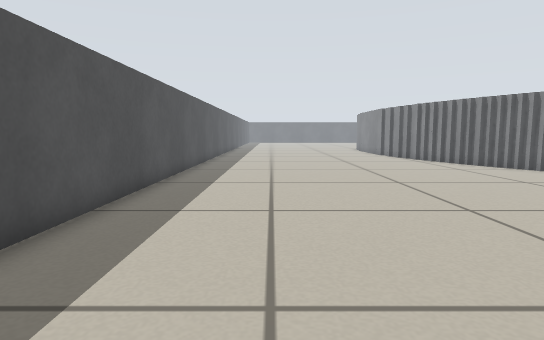
[1] (above)

19 first-person views from a walk through a world built for the Player/Stage simulator. The camera is 0.39 m above the floor, tilts 6° down and sees 75° across. Floor lines are 1 m apart. The floor is counted in squares, 0.25 m on a side. Each view is taken from the middle of a square. On the plan, view 1 faces up. The plan holds only what a view shows up to about 16 squares ahead; the rest is blank. The place goes on beyond the plan. Robots are left out.

[2]
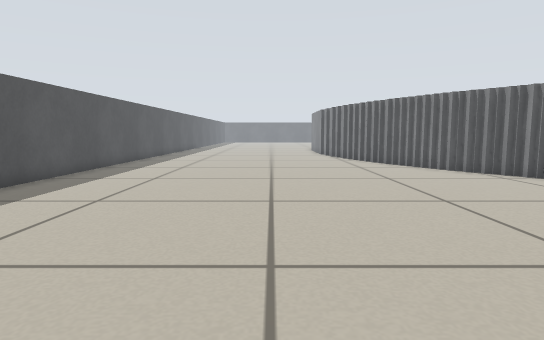

[3]
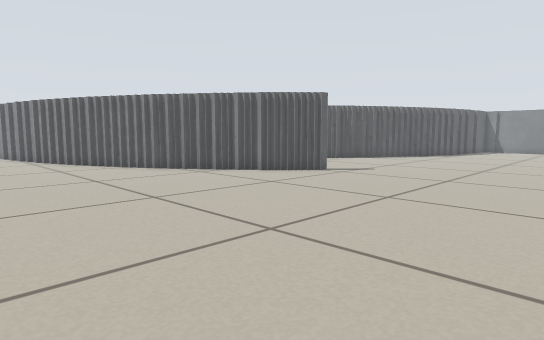

[4]
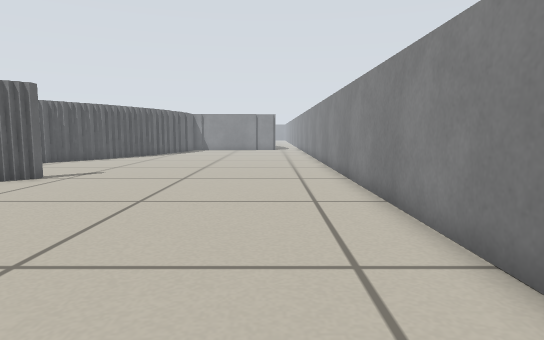

[5]
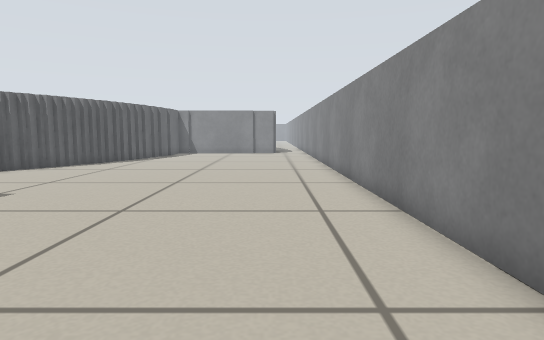

[6]
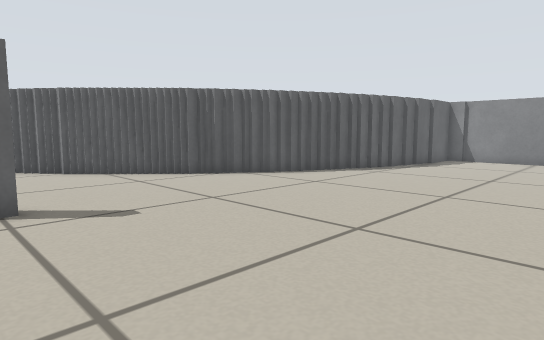

[7]
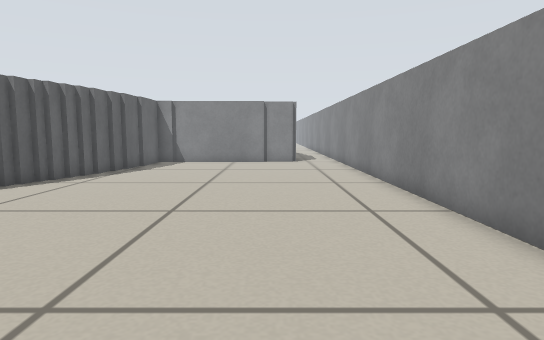

[8]
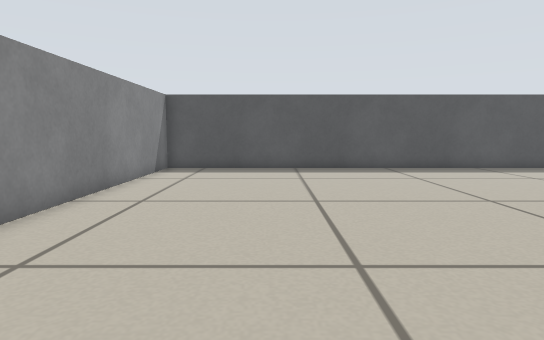

[9]
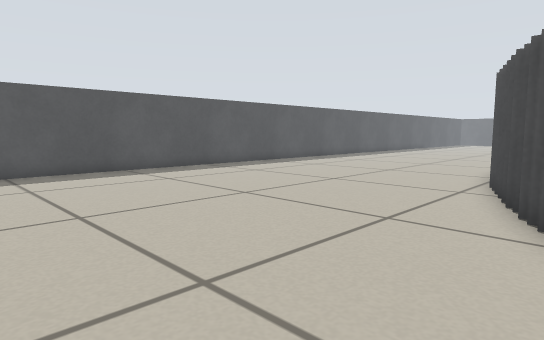

[10]
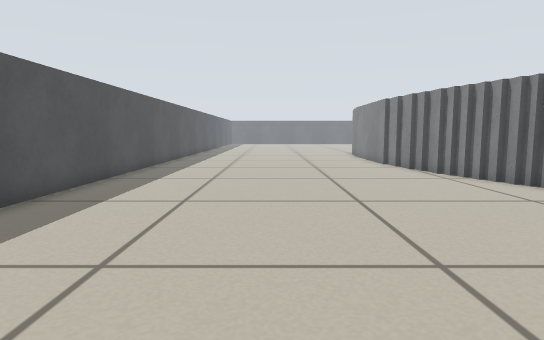

[11]
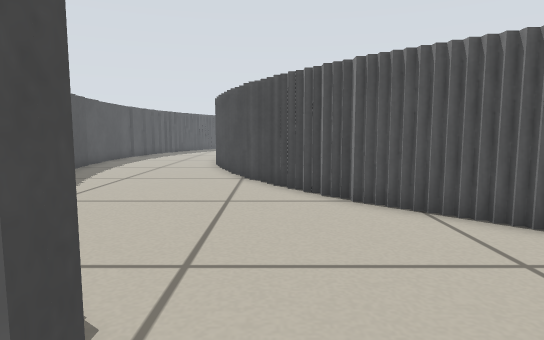

[12]
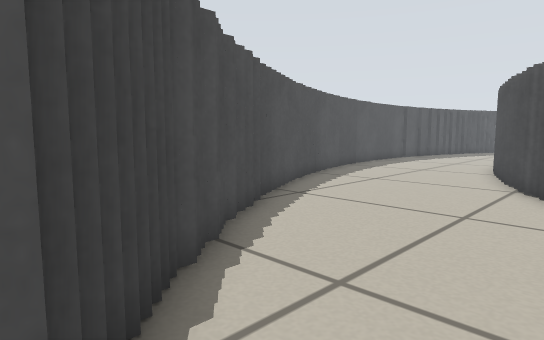

[13]
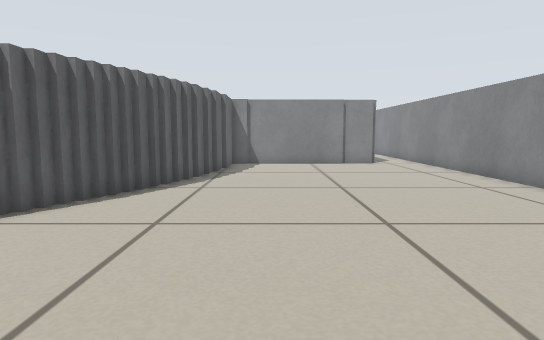

[14]
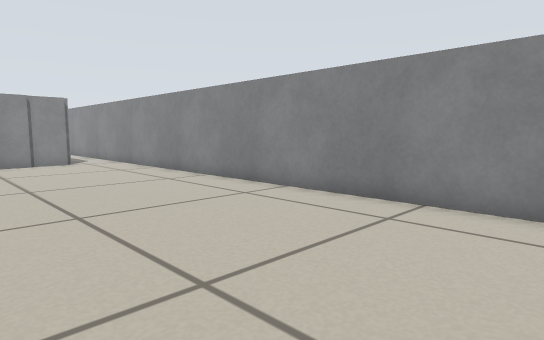

[15]
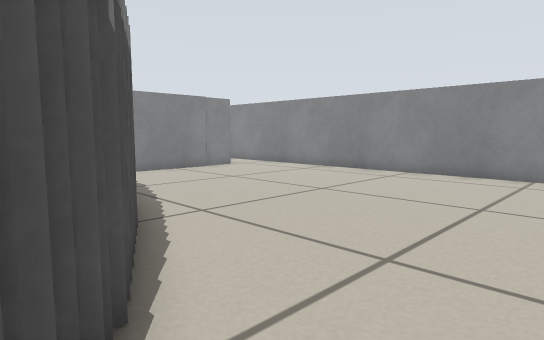

[16]
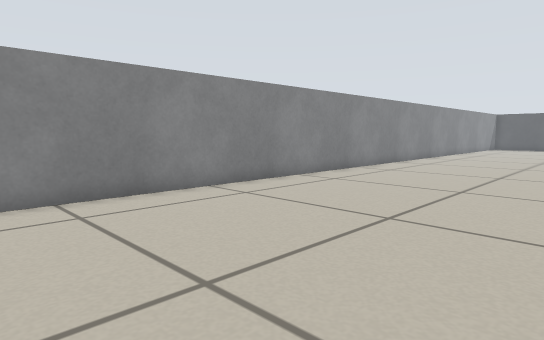

[17]
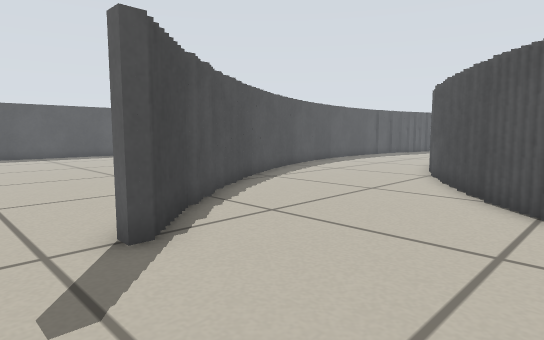

[18]
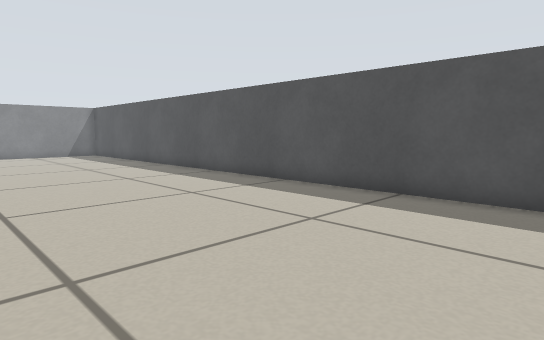

[19]
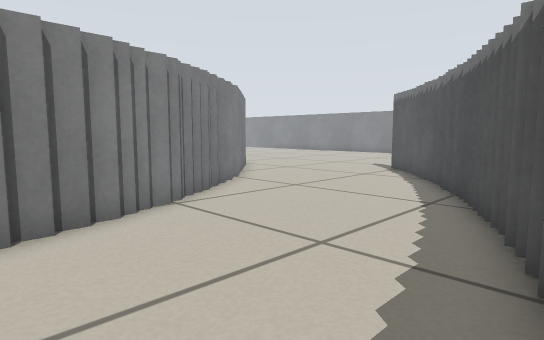

### Floor plan
Points are (right, up) in squares from view 1. A wall is a line through its corners. A room is listed if a view was taken in it or the views show most of it. See-through windows are left out.
Room 1 (views 1, 2, 3, 4, 5, 6, 7, 8, 9, 10, 11, 12, 13, 14, 15, 16, 17, 18, 19)
walls: (14.1, 9.6) (14.1, 10.1); (13.5, 10.4) (13.5, 10.9); (12.9, 11.1) (12.9, 11.6); (14.5, 10.4) (14.5, 9.9); (12.5, 11.8) (12.5, 12.2); (16.2, 8.4) (16.2, 8) (15.8, 8); (12.1, 12.4) (12.1, 12.9); (11.7, 12.9) (11.7, 13.4); (11.3, 13.5) (11.3, 14); (11.1, 13.9) (11.1, 14.4); (10.9, 14.2) (10.9, 14.8); (10.7, 14.6) (10.7, 15.1); (10.5, 15) (10.5, 15.5); (10.3, 15.4) (10.3, 15.9); (10.1, 15.8) (10.1, 16.2); (9.5, 17.1) (9.5, 17.6); (10.1, 17.5) (10.1, 17); (18.8, 14.9) (18.8, 15.4); (18.2, 15.6) (18.2, 16.1); (9.3, 17.5) (9.3, 18.2); (17.8, 16.1) (17.8, 16.6); (17.4, 16.8) (17.4, 17.2); (9.1, 18.1) (9.1, 18.8); (8.9, 18.6) (8.9, 19.4); (22.6, 11.6) (22.1, 11.6); (9.5, 19) (9.5, 18.5); (16.2, 18.6) (16.2, 19.1); (8.7, 19.2) (8.7, 20); (16, 19) (16, 19.6); (23.5, 11) (23, 11); (9.3, 19.6) (9.3, 19.1); (24, 10.6) (23.5, 10.6); (8.5, 19.9) (8.5, 20.5); (15.6, 20) (15.6, 20.5); (24.6, 10.3) (24.1, 10.3); (15.5, 20.4) (15.5, 21); (8.3, 20.4) (8.3, 21.5); (8.9, 20.9) (8.9, 20.2); (25.2, 9.9) (24.8, 9.9); (15.3, 21) (15.3, 21.6); (25.6, 9.7) (25.1, 9.7); (15.1, 21.5) (15.1, 22.2); (8.1, 21.4) (8.1, 22.2); (8.7, 21.6) (8.7, 21.1); (26, 9.5) (25.5, 9.5); (26.5, 9.3) (25.9, 9.3); (7.9, 22.1) (7.9, 23.2); (26.9, 9.1) (26.2, 9.1); (8.5, 22.6) (8.5, 22.1); (27.2, 8.9) (26.8, 8.9); (27.6, 8.7) (27.1, 8.7); (28.2, 8.5) (27.5, 8.5); (28.6, 8.3) (28.1, 8.3); (29.2, 8.1) (28.5, 8.1); (29.9, 8) (29.1, 8); (30.4, 7.8) (29.6, 7.8); (31.4, 7.6) (30.2, 7.6); (32.1, 7.4) (31.2, 7.4); (33.5, 7.2) (32.1, 7.2); (-3.6, 23.1) (-3.6, -2.6) (34.2, -2.6); (34.1, 7) (33.5, 7)

Positions as (right, up) in squares from view 1, and headings:
1: (0, 0), facing up
2: (4, -1), facing up
3: (4, -1), facing up-right
4: (4, 0), facing right
5: (9, 0), facing right
6: (15, 0), facing up-right
7: (17, 1), facing right
8: (12, 2), facing left
9: (11, 9), facing up-left
10: (2, 7), facing up
11: (17, 7), facing up
12: (18, 8), facing up-left
13: (18, 5), facing right
14: (17, 5), facing down-right
15: (22, 11), facing down-right
16: (34, 6), facing down-left
17: (21, 6), facing up-left
18: (5, 23), facing down-left
19: (9, 23), facing down-right
